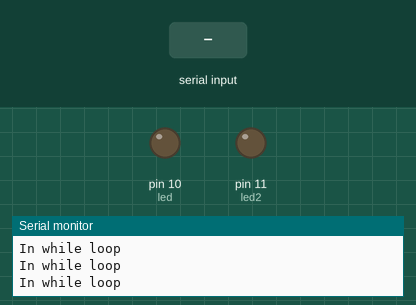
The sketch below on a simulated Arduino Uno, built with avr-gcc and run on an emulated ATmega328P. On the bench: output pins drawn as LEDs (lit = HIGH), the last lines printed to the serial monitor. Dashed ring = blinking. The test bench sets the inputs (shaded band).

Above: at 1.2 s.
1.3 s: "1" received over Serial
At 2.55 s:
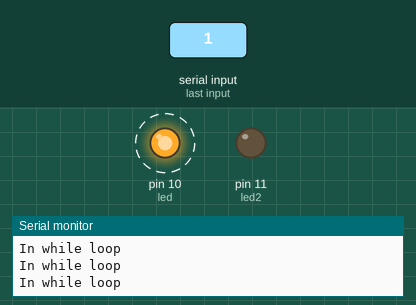
Timing chart, 0 to 10.3 s (numbered marks = the images above; inputs shaded):
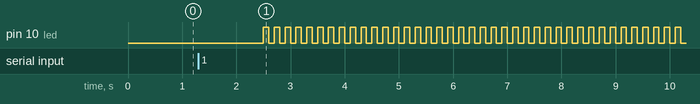

Measured:
- after the input at 1.3 s, pin 10 (led): alternates HIGH for 0.10 s and LOW for 0.10 s, starting after 1.2 s

The sketch:

Serial_Monitor_3.ino
```cpp
int led = 10;
int led2 = 11;

void setup() {
  // put your setup code here, to run once:
  Serial.begin(9600);
  pinMode(led, OUTPUT);
  pinMode(led2, OUTPUT);
}

void loop() {
//  while (Serial.available() != "led" && Serial.available()!= "led2") {
    while(Serial.available() == 0){
    Serial.println("In while loop");
    delay(300);
  }

  String str = Serial.readString();

//  if (str == "1") {
//    digitalWrite(led, HIGH);
//    delay(100);
//    digitalWrite(led, LOW);
//    delay(100);
//  } else if (str == "2") {
//    digitalWrite(led2, HIGH);
//    delay(100);
//    digitalWrite(led2, LOW);
//    delay(100);
//  } else {
//    Serial.println("Invalid input");
//  }

      while(str == "1"){
        digitalWrite(led, HIGH);
        delay(100);
        digitalWrite(led, LOW);
        delay(100);
      }
}
```
